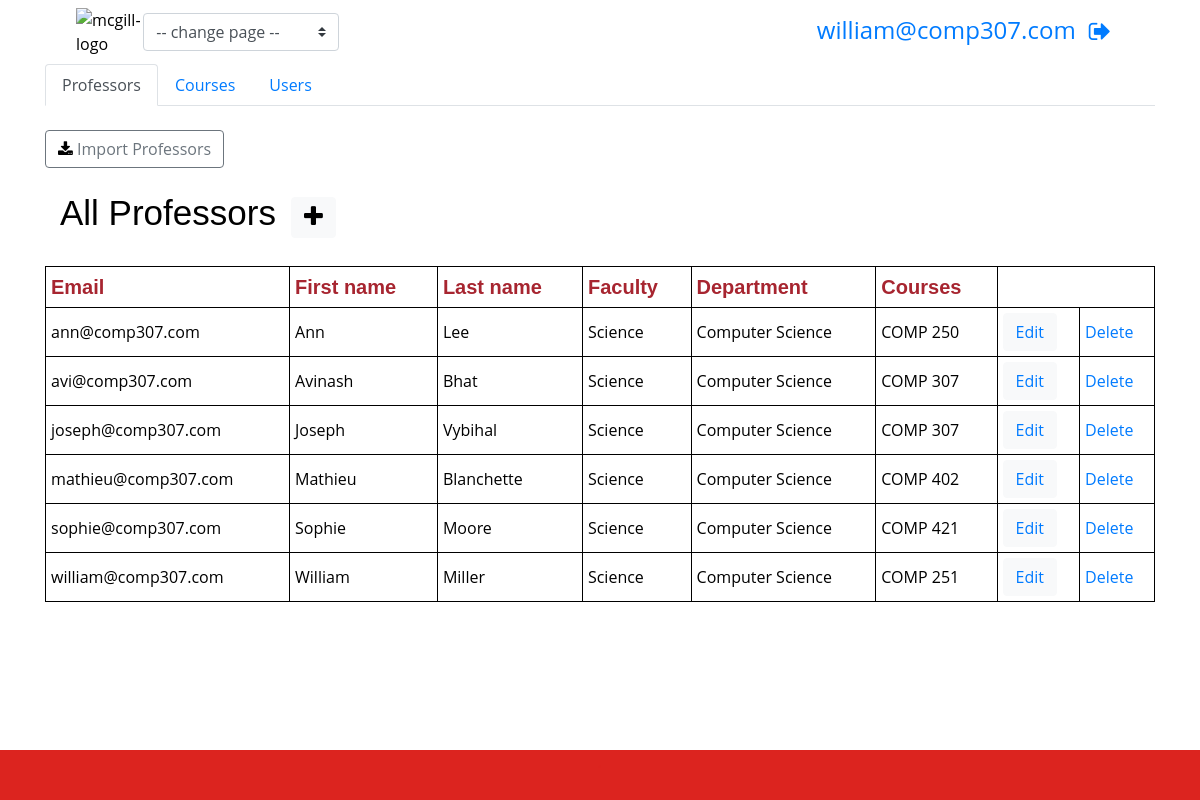
Page /dashboard/dashboard_sysop.php (signed in) on the committed database.
### tables this page shows
CREATE TABLE `professor` (
  `professor` varchar(40) NOT NULL,
  `faculty` varchar(30) NOT NULL,
  `department` varchar(30) NOT NULL,
  `course` varchar(10) NOT NULL
);

CREATE TABLE `user` (
  `firstName` varchar(40) NOT NULL,
  `lastName` varchar(40) NOT NULL,
  `email` varchar(40) NOT NULL,
  `password` varchar(100) NOT NULL,
  `createdAt` timestamp NOT NULL DEFAULT current_timestamp(),
  `updatedAt` timestamp NOT NULL DEFAULT current_timestamp() ON UPDATE current_timestamp()
);

### cgi_bin/get_profs.php (shortened to what this page needs)
<?php
$servername = "localhost";
$username = "root";
$password = "";
$db = "ta-management";
$conn = new mysqli($servername, $username, $password, $db);
$sql = $conn->prepare("SELECT * FROM Professor");
$sql->execute();
$result = $sql->get_result();
echo '<table>';
echo'<tr>
    <th class="red-label">Email</th>
    <th class="red-label">First name</th>
    <th class="red-label">Last name</th>
    <th class="red-label">Faculty</th>
    <th class="red-label">Department</th>
    <th class="red-label">Courses</th>
    </tr>';
$counter = 0;
while ($prof = $result->fetch_assoc()) {
    $counter = $counter + 1;
    $query = $conn->prepare("SELECT * FROM User WHERE email = ?");
    $query->bind_param('s', $prof['professor']);
    $query->execute();
    $res = $query->get_result();
    $user = $res->fetch_assoc();
    echo
    '<tr>
        <td>'. $prof['professor'] .'</td>
        <td>'. $user['firstName'] .'</td>
        <td>'. $user['lastName'] .'</td>
        <td>'. $prof['faculty'] .'</td>
        <td>'. $prof['department'] .'</td>
        <td>'. $prof['course'] .'</td>
        <td>
        <button style="color:#007bff;" type="button" class="btn btn-light" data-toggle="modal" data-target="#edit-prof-' . $counter . '">
        Edit
        </button>
        <div class="modal fade" id="edit-prof-' . $counter .'" tabindex="-1" role="dialog">
                    <input class="form-control" disabled type="text" name="" value="' . $prof['professor'] . '"/><br />
                    <input style="display:none;" class="form-control" type="text" name="email" value="' . $prof['professor'] . '"/>
                    <input class="form-control" placeholder="Please enter the course number." type="text" name="course-number" value="' . $prof['course'] . '"/><br />
        </div>
        </td>
        <td><a href="../cgi_bin/delete_prof.php?prof='. $prof['professor'] .'">Delete</a></td>
    </tr>';
}
echo '</table>';
?>

### dashboard/dashboard.css (style rules this page uses)
* { font-family: 'Open Sans', sans-serif; color: black; }
* { font-family: 'Open Sans', sans-serif; box-sizing: border-box; color: black; }
table { width: 100%; }
table, th, tr, td { border: 1px solid black; padding: 5px; }
.red-label { font-size: 20px; font-family: 'Raleway', sans-serif; color: rgb(167, 37, 48); font-weight: 600 !important; padding-right: 10px; }

### rows in the picture
professor: professor "ann@comp307.com", professor.firstName "Ann", professor.lastName "Lee", faculty "Science", department "Computer Science", course "COMP 250"
professor: professor "avi@comp307.com", professor.firstName "Avinash", professor.lastName "Bhat", faculty "Science", department "Computer Science", course "COMP 307"
professor: professor "joseph@comp307.com", professor.firstName "Joseph", professor.lastName "Vybihal", faculty "Science", department "Computer Science", course "COMP 307"
professor: professor "mathieu@comp307.com", professor.firstName "Mathieu", professor.lastName "Blanchette", faculty "Science", department "Computer Science", course "COMP 402"
professor: professor "sophie@comp307.com", professor.firstName "Sophie", professor.lastName "Moore", faculty "Science", department "Computer Science", course "COMP 421"
professor: professor "william@comp307.com", professor.firstName "William", professor.lastName "Miller", faculty "Science", department "Computer Science", course "COMP 251"

### other values in the picture
$id "william@comp307.com"
